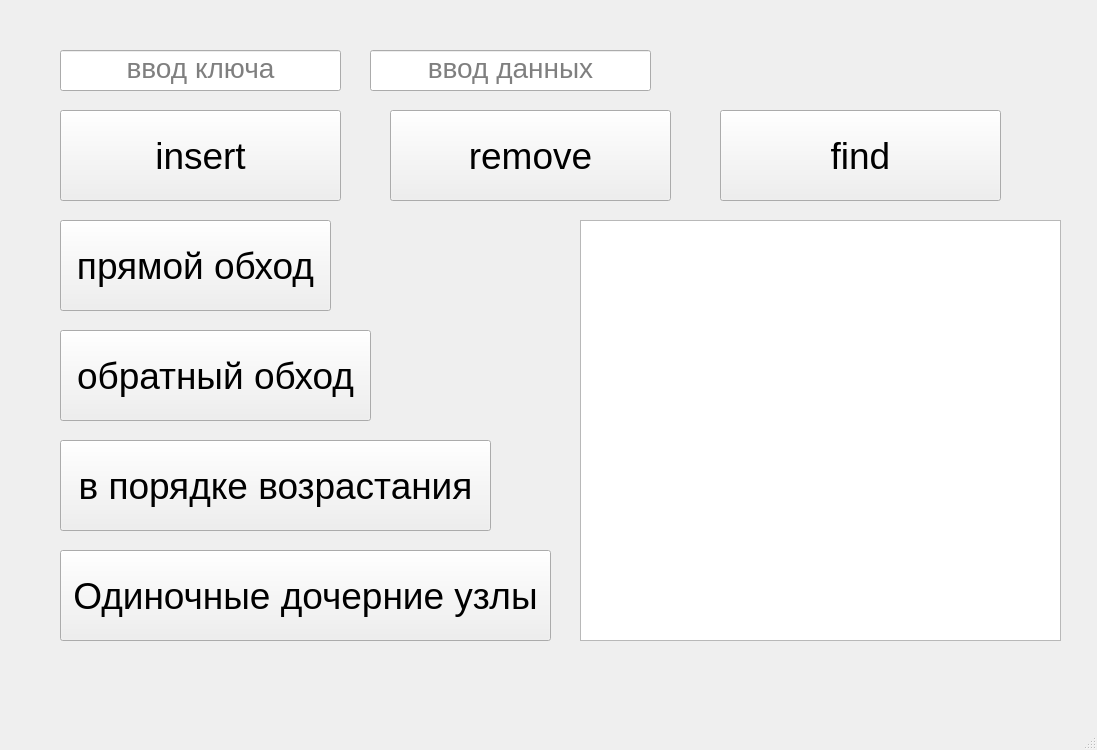
<?xml version="1.0" encoding="UTF-8"?>
<ui version="4.0">
 <class>MainWindow</class>
 <widget class="QMainWindow" name="MainWindow">
  <property name="geometry">
   <rect>
    <x>0</x>
    <y>0</y>
    <width>1097</width>
    <height>750</height>
   </rect>
  </property>
  <property name="windowTitle">
   <string>MainWindow</string>
  </property>
  <widget class="QWidget" name="centralwidget">
   <widget class="QLineEdit" name="keyEdit">
    <property name="geometry">
     <rect>
      <x>60</x>
      <y>50</y>
      <width>281</width>
      <height>41</height>
     </rect>
    </property>
    <property name="font">
     <font>
      <pointsize>21</pointsize>
     </font>
    </property>
    <property name="alignment">
     <set>Qt::AlignHCenter|Qt::AlignTop</set>
    </property>
    <property name="placeholderText">
     <string>ввод ключа</string>
    </property>
   </widget>
   <widget class="QLineEdit" name="dataEdit">
    <property name="geometry">
     <rect>
      <x>370</x>
      <y>50</y>
      <width>281</width>
      <height>41</height>
     </rect>
    </property>
    <property name="font">
     <font>
      <pointsize>21</pointsize>
     </font>
    </property>
    <property name="alignment">
     <set>Qt::AlignHCenter|Qt::AlignTop</set>
    </property>
    <property name="placeholderText">
     <string>ввод данных</string>
    </property>
   </widget>
   <widget class="QPushButton" name="insertButton">
    <property name="geometry">
     <rect>
      <x>60</x>
      <y>110</y>
      <width>281</width>
      <height>91</height>
     </rect>
    </property>
    <property name="font">
     <font>
      <pointsize>28</pointsize>
     </font>
    </property>
    <property name="text">
     <string>insert</string>
    </property>
   </widget>
   <widget class="QPushButton" name="removeButton">
    <property name="geometry">
     <rect>
      <x>390</x>
      <y>110</y>
      <width>281</width>
      <height>91</height>
     </rect>
    </property>
    <property name="font">
     <font>
      <pointsize>28</pointsize>
     </font>
    </property>
    <property name="text">
     <string>remove</string>
    </property>
   </widget>
   <widget class="QPushButton" name="findButton">
    <property name="geometry">
     <rect>
      <x>720</x>
      <y>110</y>
      <width>281</width>
      <height>91</height>
     </rect>
    </property>
    <property name="font">
     <font>
      <pointsize>28</pointsize>
     </font>
    </property>
    <property name="text">
     <string>find</string>
    </property>
   </widget>
   <widget class="QPushButton" name="preOrderButton">
    <property name="geometry">
     <rect>
      <x>60</x>
      <y>220</y>
      <width>271</width>
      <height>91</height>
     </rect>
    </property>
    <property name="font">
     <font>
      <pointsize>28</pointsize>
     </font>
    </property>
    <property name="text">
     <string>прямой обход</string>
    </property>
   </widget>
   <widget class="QPushButton" name="postOrderButton">
    <property name="geometry">
     <rect>
      <x>60</x>
      <y>330</y>
      <width>311</width>
      <height>91</height>
     </rect>
    </property>
    <property name="font">
     <font>
      <pointsize>28</pointsize>
     </font>
    </property>
    <property name="text">
     <string>обратный обход</string>
    </property>
   </widget>
   <widget class="QPushButton" name="inOrderButton">
    <property name="geometry">
     <rect>
      <x>60</x>
      <y>440</y>
      <width>431</width>
      <height>91</height>
     </rect>
    </property>
    <property name="font">
     <font>
      <pointsize>28</pointsize>
     </font>
    </property>
    <property name="text">
     <string>в порядке возрастания</string>
    </property>
   </widget>
   <widget class="QTextEdit" name="logText">
    <property name="geometry">
     <rect>
      <x>580</x>
      <y>220</y>
      <width>481</width>
      <height>421</height>
     </rect>
    </property>
    <property name="font">
     <font>
      <pointsize>20</pointsize>
     </font>
    </property>
   </widget>
   <widget class="QPushButton" name="singleChildNodesButton">
    <property name="geometry">
     <rect>
      <x>60</x>
      <y>550</y>
      <width>491</width>
      <height>91</height>
     </rect>
    </property>
    <property name="font">
     <font>
      <pointsize>28</pointsize>
     </font>
    </property>
    <property name="text">
     <string>Одиночные дочерние узлы</string>
    </property>
   </widget>
  </widget>
  <widget class="QMenuBar" name="menubar">
   <property name="geometry">
    <rect>
     <x>0</x>
     <y>0</y>
     <width>1097</width>
     <height>22</height>
    </rect>
   </property>
  </widget>
  <widget class="QStatusBar" name="statusbar"/>
 </widget>
 <resources/>
 <connections/>
</ui>
